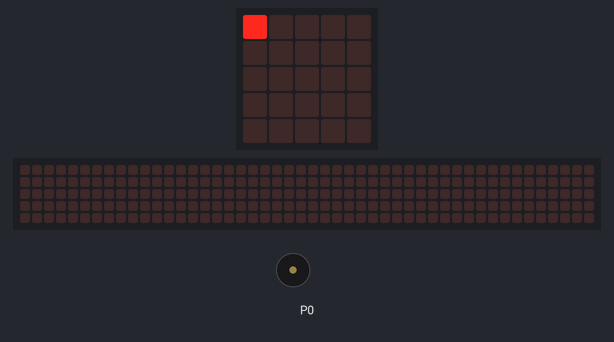
This program was run on a simulated BBC micro:bit (MakeCode). On the bench: the board's 5×5 LED display, a strip that is not on the board, showing the scrolling text unrolled, buzzer (waves = sounding). The 48×5 strip is a reading aid, not a part: it shows the text the display is scrolling, unrolled, one strip-width of it at a time.

Above: at 7.7 s.
At 12.5 s:
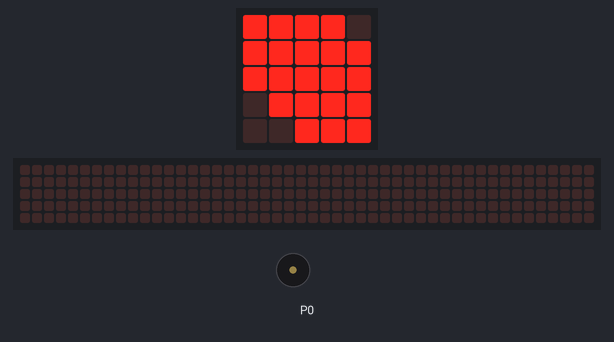
At 17.7 s:
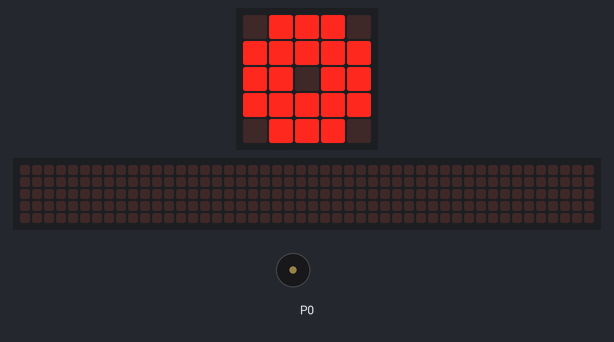
At 28.1 s:
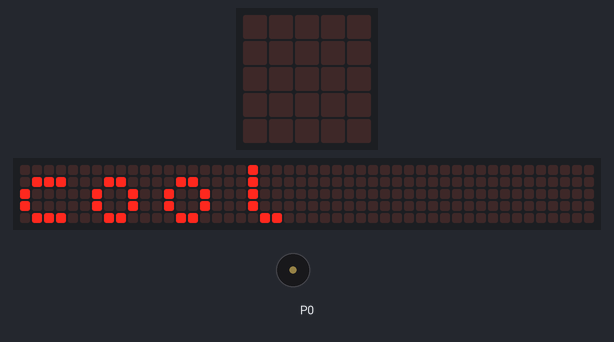
Timing chart, 0 to 29.6 s (numbered marks = the images above):
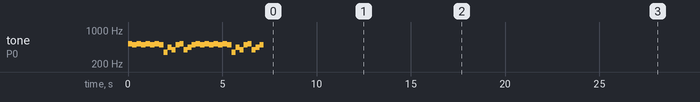

The program:

main.ts
```typescript
for (let index = 0; index < 2; index++) {
    music.playMelody("C5 B C5 B C5 B C5 B ", 257)
    music.playMelody("F A G B C5 G A B ", 285)
}
for (let index = 0; index < 1; index++) {
    basic.showLeds(`
        . . . . .
        . . . . .
        . . . . .
        . . . . .
        . . . . .
        `)
    basic.showLeds(`
        # . . . .
        . . . . .
        . . . . .
        . . . . .
        . . . . .
        `)
    basic.showLeds(`
        # . . . .
        # # . . .
        . . . . .
        . . . . .
        . . . . .
        `)
    basic.showLeds(`
        # . . . .
        # # . . .
        # . # . .
        . . . . .
        . . . . .
        `)
    basic.showLeds(`
        # . . . .
        # # . . .
        # . # . .
        # . . # .
        . . . . .
        `)
    basic.showLeds(`
        # . . . .
        # # . . .
        # . # . .
        # . . # .
        # . . . #
        `)
    basic.showLeds(`
        # . . . .
        # # . . .
        # . # . .
        # . . # .
        # # . # #
        `)
    basic.showLeds(`
        # . . . .
        # # . . .
        # . # . .
        # . . # .
        # # # # #
        `)
    basic.showLeds(`
        # . . . .
        # # . . .
        # . # . .
        # . # # .
        # # # # #
        `)
    basic.showLeds(`
        # . . . .
        # # . . .
        # # # . .
        # . # # .
        # # # # #
        `)
    basic.showLeds(`
        # . . . .
        # # . . .
        # # # . .
        # # # # .
        # # # # #
        `)
    basic.showLeds(`
        # # . . .
        # # # . .
        # # # # .
        # # # # #
        # # # # #
        `)
    basic.showLeds(`
        # # # . .
        # # # # .
        # # # # #
        # # # # #
        . # # # #
        `)
    basic.showLeds(`
        # # # # .
        # # # # #
        # # # # #
        . # # # #
        . . # # #
        `)
    basic.showLeds(`
        # # # # #
        # # # # #
        . # # # #
        . . # # #
        . . . # #
        `)
    basic.showLeds(`
        . # # # #
        . . # # #
        . . . # #
        . . . . #
        . . . . .
        `)
    basic.showLeds(`
        . . # # #
        . . . # #
        . . . . #
        . . . . .
        . . . . .
        `)
    basic.showLeds(`
        . . . # #
        . . . . #
        . . . . .
        . . . . .
        . . . . .
        `)
    basic.showLeds(`
        . . . . #
        . . . . .
        . . . . .
        . . . . .
        . . . . .
        `)
    basic.showLeds(`
        . . . . .
        . . . . .
        . . . . .
        . . . . .
        . . . . .
        `)
}
basic.showLeds(`
    . . . . .
    . . . . .
    . . # . .
    . . . . .
    . . . . .
    `)
basic.showLeds(`
    . . . . .
    . . # . .
    . . # . .
    . . # . .
    . . . . .
    `)
basic.showLeds(`
    . . # . .
    . . # . .
    . . # . .
    . . # . .
    . . # . .
    `)
basic.showLeds(`
    . . # . .
    . . # . .
    . # # # .
    . . # . .
    . . # . .
    `)
basic.showLeds(`
    . . # . .
    . . # . .
    # # # # #
    . . # . .
    . . # . .
    `)
basic.showLeds(`
    . . # . .
    . # # # .
    # # # # #
    . # # # .
    . . # . .
    `)
basic.showLeds(`
    . # # # .
    # # # # #
    # # . # #
    # # # # #
    . # # # .
    `)
basic.showLeds(`
    # # # # #
    # # . # #
    # . . . #
    # # . # #
    # # # # #
    `)
basic.showLeds(`
    # # # # #
    # . . . #
    # . . . #
    # . . . #
    # # # # #
    `)
basic.showLeds(`
    # # . # #
    # . . . #
    . . . . .
    # . . . #
    # # . # #
    `)
basic.showLeds(`
    # . . . #
    . . . . .
    . . # . .
    . . . . .
    # . . . #
    `)
basic.showLeds(`
    . . . . .
    . . # . .
    . # . # .
    . . # . .
    . . . . .
    `)
basic.showLeds(`
    . . # . .
    . # . # .
    # . # . #
    . # . # .
    . . # . .
    `)
basic.showLeds(`
    . # . # .
    # . # . #
    . # . # .
    # . # . #
    . # . # .
    `)
basic.showLeds(`
    # . # . #
    . # . # .
    # . # . #
    . # . # .
    # . # . #
    `)
basic.showLeds(`
    . # . # .
    # . # . #
    . # # # .
    # . # . #
    . # . # .
    `)
basic.showLeds(`
    # . # . #
    . . # . .
    # # # # #
    . . # . .
    # . # . #
    `)
basic.showLeds(`
    . . # . .
    . # # # .
    # # # # #
    . # # # .
    . . # . .
    `)
basic.showLeds(`
    . . # . .
    . # # # .
    # # . # #
    . # # # .
    . . # . .
    `)
basic.showLeds(`
    . . # . .
    . # # # .
    # . # . #
    . # . # .
    . . # . .
    `)
basic.showLeds(`
    . . # . .
    . # . # .
    # . # . #
    . # . # .
    . . # . .
    `)
basic.showLeds(`
    . . # . .
    . . . . .
    # # # # #
    . . . . .
    . . # . .
    `)
basic.showString("cool")
basic.forever(function () {

})
```

test.ts
```typescript
// тут проходять випробування; ця компіляція не відбуватиметься, коли цей пакет використовуватиметься як розширення.
```

Measured:
- what the display in image 0 shows lasts 0.4 s, from 7.6 s to 8.0 s
